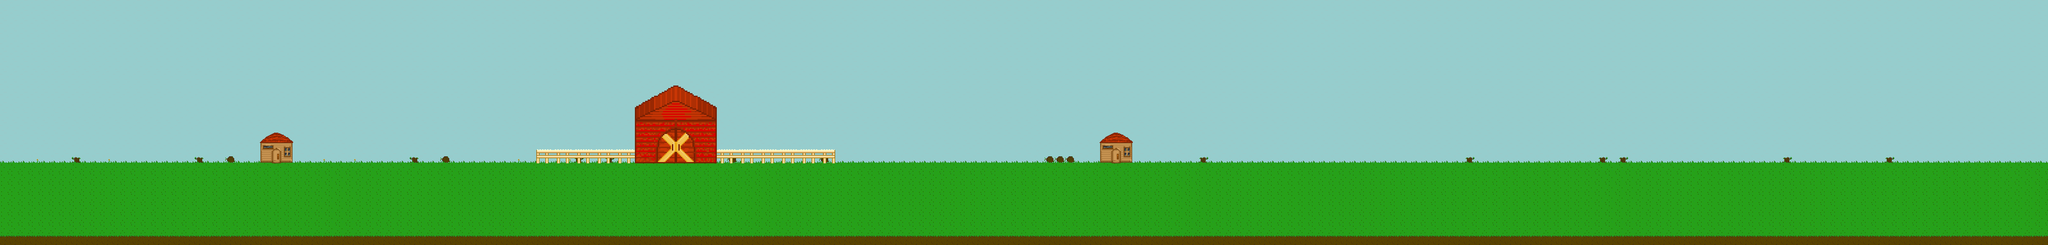

This game map was drawn from its Tiled (.tmx) file and the tilesets committed beside it. A one-line description and the trimmed map source follow:
An orthogonal 200x24 tile map with 32x32 px tiles, 2 tile layers (Mainground, Background), 2 tilesets.

<map version="1.0" orientation="orthogonal" width="200" height="24" tilewidth="32" tileheight="32">
 <tileset firstgid="1" name="tiles" tilewidth="32" tileheight="32">
  <image source="../World/Tilesets/tileset_rough_1.png" width="192" height="96" />
 </tileset>
 <tileset firstgid="19" name="tileset_rough_2" tilewidth="32" tileheight="32">
  <image source="Tilesets/tileset_rough_2.png" width="256" height="448" />
 </tileset>
 <layer name="Mainground" width="200" height="24" opacity="0.81">
  <data>[4800 cells, 4800 non-empty, 8 distinct tile ids]</data>
 </layer>
 <layer name="Background" width="200" height="24">
  <data>[4800 cells, 132 non-empty, 88 distinct tile ids]</data>
 </layer>
</map>
